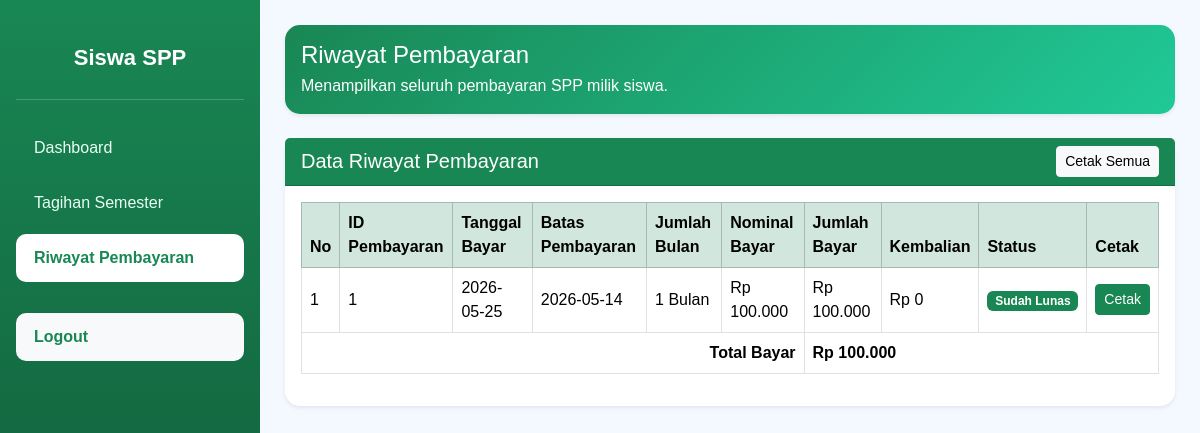
/spp/siswa/riwayat_pembayaran.php (signed in), run on the app's committed database.
### tables this page shows
CREATE TABLE `tb_pembayaran` (
  `id_pembayaran` varchar(11) NOT NULL,
  `status` enum('Belum Lunas','Sudah Lunas','','') DEFAULT NULL,
  `nisn` varchar(10) DEFAULT NULL,
  `tgl_bayar` date NOT NULL,
  `tgl_terakhir_bayar` date DEFAULT NULL,
  `batas_pembayaran` date DEFAULT NULL,
  `jumlah_bulan` varchar(10) DEFAULT NULL,
  `id_spp` varchar(40) DEFAULT NULL,
  `nominal_bayar` varchar(100) DEFAULT NULL,
  `jumlah_bayar` varchar(40) DEFAULT NULL,
  `kembalian` varchar(100) DEFAULT NULL
);

### spp/siswa/cek_akses.php (called while the page is built, shortened)
<?php
require_once __DIR__ . '/../koneksi.php';
$nisn_login = mysqli_real_escape_string($koneksi, $_SESSION['username']);
?>

### spp/koneksi.php (called while the page is built, shortened)
<?php
function e($text) {
    return htmlspecialchars($text ?? '', ENT_QUOTES, 'UTF-8');
}
function rupiah($angka) {
    $angka = preg_replace('/[^0-9]/', '', $angka ?? 0);
    return "Rp " . number_format((int)$angka, 0, ',', '.');
}
?>

### spp/siswa/riwayat_pembayaran.php (the view, shortened to what this page needs)
<?php
require_once __DIR__ . '/../koneksi.php';
require_once __DIR__ . '/cek_akses.php';
include 'header.php';
include 'sidebar.php';
?>
<div class="content">
    <div class="card top-card shadow-sm mb-4">
        <div class="card-body">
            <h4 class="mb-1">Riwayat Pembayaran</h4>
            <p class="mb-0">Menampilkan seluruh pembayaran SPP milik siswa.</p>
        </div>
    </div>
    <div class="card shadow-sm">
        <div class="card-header bg-success text-white d-flex justify-content-between align-items-center">
            <h5 class="mb-0">Data Riwayat Pembayaran</h5>
            <button onclick="window.print()" class="btn btn-light btn-sm no-print">
                Cetak Semua
            </button>
        </div>
        <div class="card-body table-responsive">
            <table class="table table-bordered table-hover align-middle">
                <thead class="table-success">
                    <tr>
                        <th>No</th>
                        <th>ID Pembayaran</th>
                        <th>Tanggal Bayar</th>
                        <th>Batas Pembayaran</th>
                        <th>Jumlah Bulan</th>
                        <th>Nominal Bayar</th>
                        <th>Jumlah Bayar</th>
                        <th>Kembalian</th>
                        <th>Status</th>
                        <th class="no-print">Cetak</th>
                    </tr>
                </thead>
                <tbody>
                    <?php
                    $no = 1;
                    $totalBayar = 0;
                    $query = mysqli_query($koneksi, "
                        SELECT *
                        FROM tb_pembayaran
                        WHERE nisn = '$nisn_login'
                        ORDER BY tgl_bayar DESC, id_pembayaran DESC
                    ");
                    if (mysqli_num_rows($query) > 0) {
                        while ($row = mysqli_fetch_assoc($query)) {
                            $status = strtolower(trim($row['status'] ?? ''));
                            $totalBayar += (int) preg_replace('/[^0-9]/', '', $row['jumlah_bayar']);
                    ?>
                            <tr>
                                <td><?= $no++; ?></td>
                                <td><?= e($row['id_pembayaran']); ?></td>
                                <td><?= e($row['tgl_bayar']); ?></td>
                                <td><?= e($row['batas_pembayaran']); ?></td>
                                <td><?= e($row['jumlah_bulan']); ?> Bulan</td>
                                <td><?= rupiah($row['nominal_bayar']); ?></td>
                                <td><?= rupiah($row['jumlah_bayar']); ?></td>
                                <td><?= rupiah($row['kembalian']); ?></td>
                                <td>
                                    <span class="badge <?= ($status == 'sudah lunas' || $status == 'lunas') ? 'bg-success' : 'bg-danger'; ?>">
                                        <?= e($row['status']); ?>
                                    </span>
                                </td>
                                <td class="no-print">
                                    <a href="cetak_pembayaran.php?id=<?= e($row['id_pembayaran']); ?>" target="_blank" class="btn btn-success btn-sm">
                                        Cetak
                                    </a>
                                </td>
                            </tr>
                    <?php
                        }
                    } ?>
                </tbody>
                <tfoot>
                    <tr>
                        <th colspan="6" class="text-end">Total Bayar</th>
                        <th colspan="4"><?= rupiah($totalBayar); ?></th>
                    </tr>
                </tfoot>
            </table>
        </div>
    </div>
</div>
<?php include 'footer.php'; ?>

### spp/siswa/header.php (style rules this page uses)
body { background: #f4f9ff; font-family: Arial, sans-serif; }
.content { margin-left: 260px; padding: 25px; }
.top-card { background: linear-gradient(135deg, #198754, #20c997); color: white; border-radius: 18px; }
.card { border: none; border-radius: 15px; }

### data on the page
tb_pembayaran: id_pembayaran "1", tgl_bayar "2026-05-25", batas_pembayaran "2026-05-14", jumlah_bulan "1", nominal_bayar "Rp 100.000", jumlah_bayar "Rp 100.000", kembalian "Rp 0", status "Sudah Lunas"

### other printed values
rupiah($totalBayar) "Rp 100.000"
